Frame 1 (no input): blank canvas, image omitted
Frame 60 (no input): blank canvas, image omitted
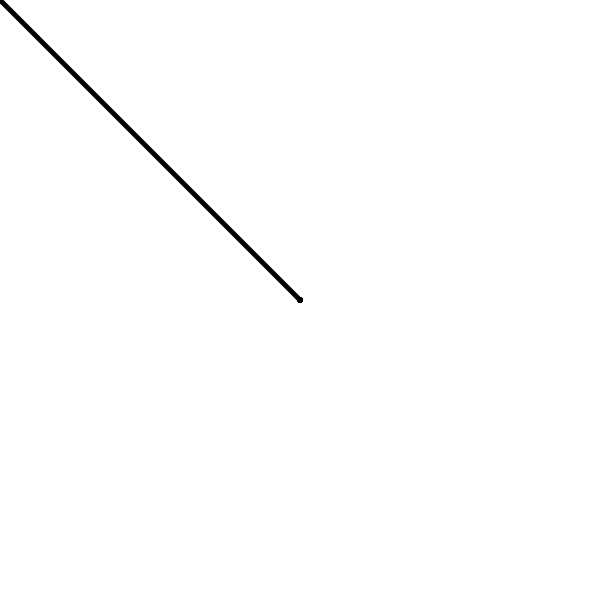
Frame 120 (the mouse pressed at the canvas centre since frame 60)

The p5.js sketch whose frames 1 and 60 were blank and that drew this single picture after the mouse press (run headless with seeded random() and noise() and a simulated clock; from frame 60 on, the mouse is pressed at the canvas centre):

// p5.js sketch
// ── sketch.js
function setup(){
    createCanvas(600,600)
  background(255)
}
function draw(){
  strokeWeight(5);
  stroke(0); 
  if(keyIsPressed){
  if(key === "c"){
          background(255);
  }
  }
        if(key === "r"){
          stroke(255,0,0);
        }
      if(key === "g"){
          stroke(0,255,0);
        }
      if(key === "b"){
          stroke(0,0,255);
        }
      if(key === "k"){
          stroke(0);
        }

   if(mouseIsPressed){
    line(pmouseX,pmouseY,mouseX,mouseY); 
    if(keyIsPressed){
      if(key === "e"){
        stroke(255);
        strokeWeight(20);
  line(pmouseX,pmouseY,mouseX,mouseY);      
      }
    }
   }
    
  }
